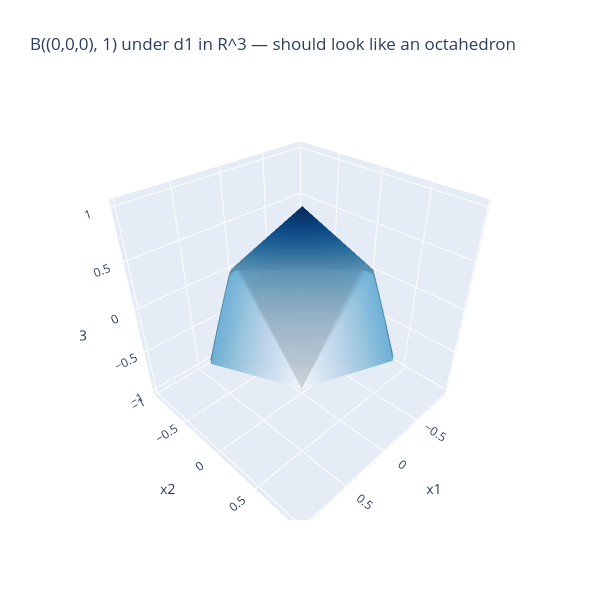

Source (notebook cell):
### Code cell
fig = go.Figure(data=[go.Surface(x=x3, y=y3, z=z3, colorscale="Blues", opacity=0.9, showscale=False)])
fig.update_layout(
    title="B((0,0,0), 1) under d1 in R^3 — should look like an octahedron",
    scene=dict(xaxis_title="x1", yaxis_title="x2", zaxis_title="x3", aspectmode="cube"),
    width=600, height=600,
)
fig.show()

### Figure 1 — Plotly figure (JSON) as saved in the notebook; plotly's stock layout.template omitted (floating-point values rounded to 4 significant figures; data arrays with more than 128 entries replaced by an {"elided": "..."} marker saying what was removed)
{"data": [{"colorscale": [[0, "rgb(247,251,255)"], [0.125, "rgb(222,235,247)"], [0.25, "rgb(198,219,239)"], [0.375, "rgb(158,202,225)"], [0.5, "rgb(107,174,214)"], [0.625, "rgb(66,146,198)"], [0.75, "rgb(33,113,181)"], [0.875, "rgb(8,81,156)"], [1, "rgb(8,48,107)"]], "opacity": 0.9, "showscale": false, "type": "surface", "x": {"elided": "60x60 float values"}, "y": {"elided": "60x60 float values"}, "z": {"elided": "60x60 float values"}}], "layout": {"height": 600, "scene": {"aspectmode": "cube", "xaxis": {"title": {"text": "x1"}}, "yaxis": {"title": {"text": "x2"}}, "zaxis": {"title": {"text": "x3"}}}, "title": {"text": "B((0,0,0), 1) under d1 in R^3 — should look like an octahedron"}, "width": 600}}
